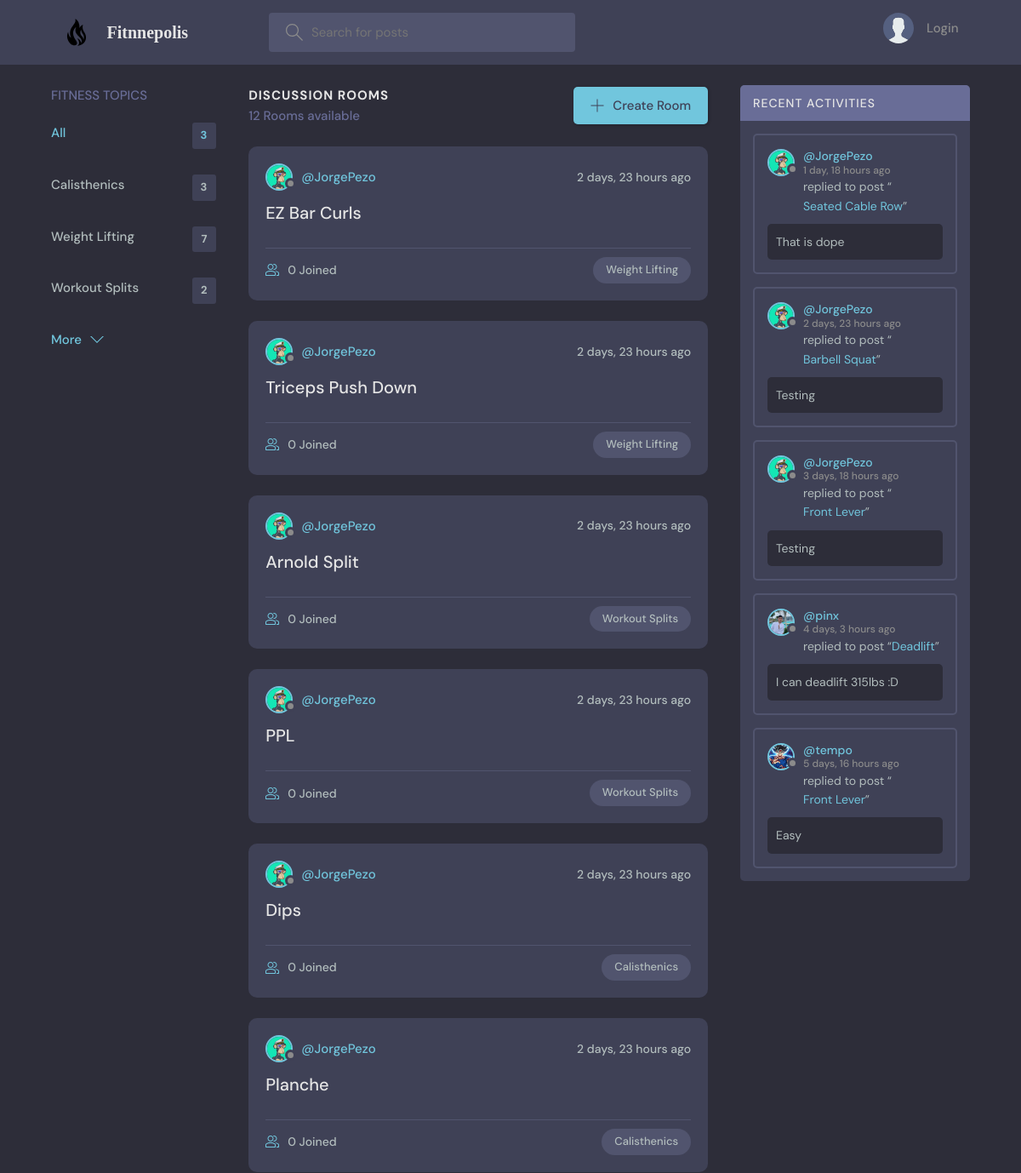
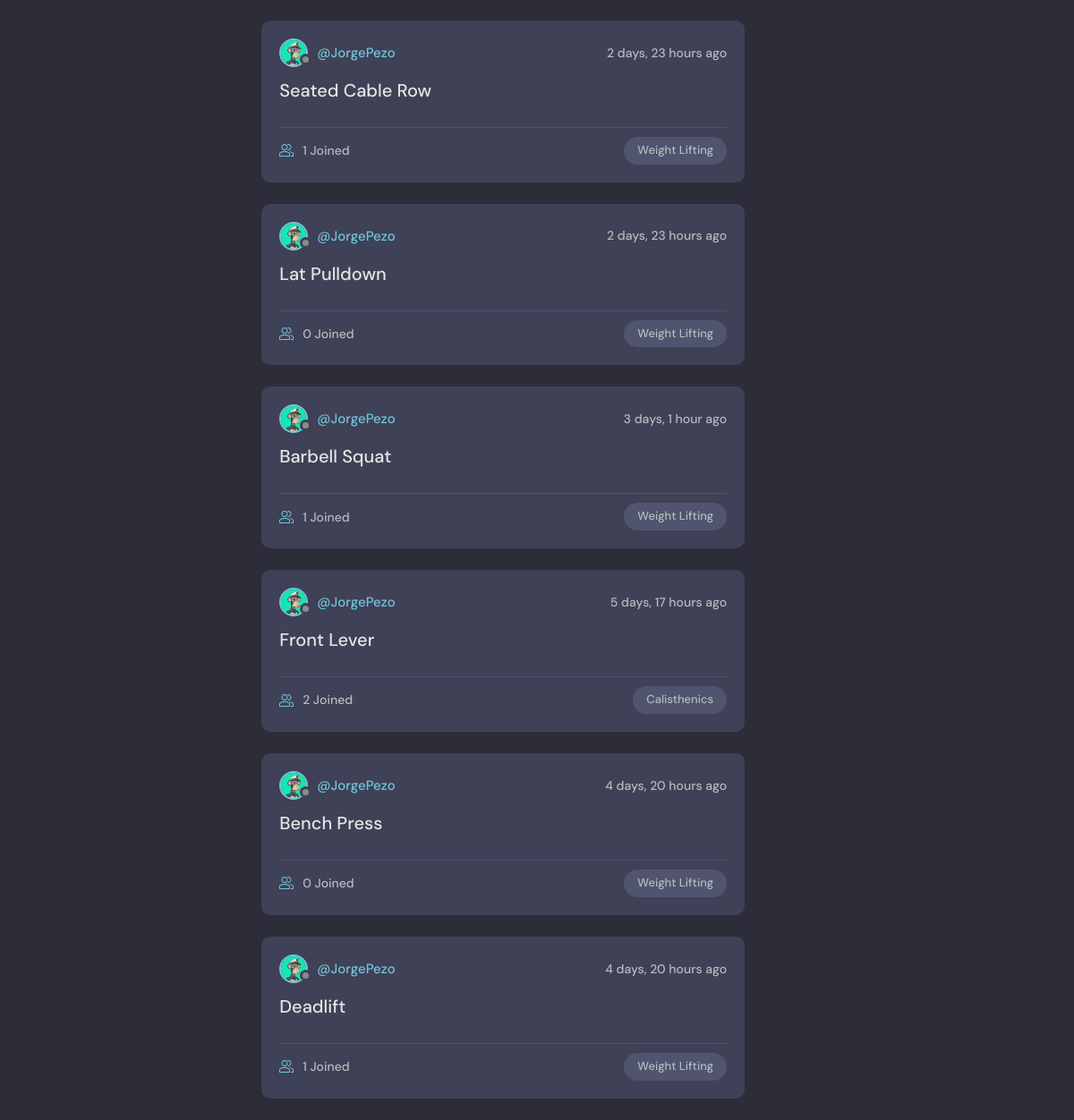
The page / on the database its author committed (2 pictures, top to bottom).
### playground/models.py (models this page shows, shortened)
class Topic(models.Model):
    name = models.CharField(max_length=200)

class Room(models.Model):
    host = models.ForeignKey(User, on_delete=models.SET_NULL, null=True)
    topic = models.ForeignKey(Topic, on_delete=models.SET_NULL, null=True)
    name = models.CharField(max_length=200)
    description = models.TextField(null=True, blank=True)
    participants = models.ManyToManyField(User, related_name='participants', blank=True)
    url = EmbedVideoField(null=True)
    updated = models.DateTimeField(auto_now=True)
    created = models.DateTimeField(auto_now_add=True)
    image = models.ImageField(null=True, upload_to='media')
    class Meta:
        ordering = ['-updated', '-created']

class User(AbstractUser):
    name = models.CharField(max_length=200, null=True)
    email = models.EmailField(unique=True, null=True)
    bio = models.TextField(null=True)
    avatar = models.ImageField(null=True, default="avatar.svg")
    USERNAME_FIELD = 'email'
    REQUIRED_FIELDS = []

class Message(models.Model):
    user = models.ForeignKey(User, on_delete=models.CASCADE)
    room = models.ForeignKey(Room, on_delete=models.CASCADE)
    body = models.TextField()
    updated = models.DateTimeField(auto_now=True)
    created = models.DateTimeField(auto_now_add=True)
    class Meta:
        ordering = ['-updated', '-created']

### playground/views.py (the view)
# urls.py: path('', views.home, name="home"),
def home(request):
    q = request.GET.get('q') if request.GET.get('q') != None else ''
    rooms = Room.objects.filter(
        Q(topic__name__icontains=q) |
        Q(name__icontains=q) |
        Q(description__icontains=q)
    )
    topics = Topic.objects.all()[0:5]
    room_count = rooms.count()
    room_messages = Message.objects.filter(Q(room__topic__name__icontains=q))
    context = {'rooms': rooms, 'topics': topics, 'room_count': room_count, 'room_messages': room_messages}
    return render(request, 'playground/home.html', context)

### playground/templates/playground/home.html (shortened to what this page needs)
{% extends 'main.html' %}
{% block content %}
<main class="layout layout--3">
  <div class="container">
    {% include 'playground/topic_components.html' %}
    <div class="roomList">
      <div class="roomList__header">
        <div>
          <h2><strong>Discussion Rooms</strong></h2>
          <p>{{room_count}} Rooms available</p>
        </div>
        <a class="btn btn--main" href="{% url 'create-room' %}">
          <svg version="1.1" xmlns="http://www.w3.org/2000/svg" width="32" height="32" viewBox="0 0 32 32">
            <title>add</title>
            <path
              d="M16.943 0.943h-1.885v14.115h-14.115v1.885h14.115v14.115h1.885v-14.115h14.115v-1.885h-14.115v-14.115z"
            ></path>
          </svg>
          Create Room
        </a>
      </div>
      {% include 'playground/feed_components.html' %}
      </div>
    {% include 'playground/activity_component.html' %}
  </div>
</main>
{% endblock %}

### playground/templates/playground/topic_components.html
<div class="topics">
      <div class="topics__header">
        <h2>Fitness Topics</h2>
      </div>
      <ul class="topics__list">
        <li>
          <a href="{% url 'home' %}" class="active">All <span>{{topics.count}}</span></a>
        </li>
          {% for topic in topics %}
        <li>
          <a href="{% url 'home' %}?q={{topic.name}}">{{topic.name}}<span>{{topic.room_set.all.count}}</span></a>
        </li>
          {% endfor %}
      </ul>
      <a class="btn btn--link" href="{% url 'topics' %}">
        More
        <svg version="1.1" xmlns="http://www.w3.org/2000/svg" width="32" height="32" viewBox="0 0 32 32">
          <title>chevron-down</title>
          <path d="M16 21l-13-13h-3l16 16 16-16h-3l-13 13z"></path>
        </svg>
      </a>
    </div>

### playground/templates/playground/feed_components.html (shortened to what this page needs)
{% for room in rooms %}
{% load static %}
<div class="roomListRoom">
        <div class="roomListRoom__header">
          <a href="{% url 'user-profile' room.host.id %}" class="roomListRoom__author">
            <div class="avatar avatar--small">
              <img src="{{room.host.avatar.url}}" />
            </div>
            <span>@{{room.host.username}}</span>
          </a>
          <div class="roomListRoom__actions">
            <span>{{room.created|timesince}} ago</span>
          </div>
        </div>
        <div class="roomListRoom__content">
          <a href="{% url 'room' room.id %}">{{room.name}}</a>
        </div>
        <div class="roomListRoom__meta">
          <a href="{% url 'room' room.id %}" class="roomListRoom__joined">
            {{room.participants.all.count}} Joined
          </a>
          <p class="roomListRoom__topic">{{room.topic.name}}</p>
        </div>
      </div>
{% endfor %}

### playground/templates/playground/activity_component.html (shortened to what this page needs)
<div class="activities">
      <div class="activities__header">
        <h2>Recent Activities</h2>
      </div>
    {% for message in room_messages %}
      <div class="activities__box">
        <div class="activities__boxHeader roomListRoom__header">
          <a href="{% url 'user-profile' message.user.id %}" class="roomListRoom__author">
            <div class="avatar avatar--small">
              <img src="{{message.user.avatar.url}}" />
            </div>
            <p>
              @{{message.user.username}}
              <span>{{message.created|timesince}} ago</span>
            </p>
          </a>
        </div>
        <div class="activities__boxContent">
          <p>replied to post “<a href="{% url 'room' message.room.id %}">{{message.room.name}}</a>”</p>
          <div class="activities__boxRoomContent">
            {{message.body}}
          </div>
        </div>
      </div>
    {% endfor %}
</div>

### rows shown on the page
Topic: name "Calisthenics", room_set.all.count "3"
Topic: name "Weight Lifting", room_set.all.count "7"
Topic: name "Workout Splits", room_set.all.count "2"
Room: host.avatar (picture), host.username "JorgePezo", created "2 days, 23 hours", name "EZ Bar Curls", participants.all.count "0", topic.name "Weight Lifting"
Room: host.avatar (picture), host.username "JorgePezo", created "2 days, 23 hours", name "Triceps Push Down", participants.all.count "0", topic.name "Weight Lifting"
Room: host.avatar (picture), host.username "JorgePezo", created "2 days, 23 hours", name "Arnold Split", participants.all.count "0", topic.name "Workout Splits"
Room: host.avatar (picture), host.username "JorgePezo", created "2 days, 23 hours", name "PPL", participants.all.count "0", topic.name "Workout Splits"
Room: host.avatar (picture), host.username "JorgePezo", created "2 days, 23 hours", name "Dips", participants.all.count "0", topic.name "Calisthenics"
Room: host.avatar (picture), host.username "JorgePezo", created "2 days, 23 hours", name "Planche", participants.all.count "0", topic.name "Calisthenics"
Room: host.avatar (picture), host.username "JorgePezo", created "2 days, 23 hours", name "Seated Cable Row", participants.all.count "1", topic.name "Weight Lifting"
Room: host.avatar (picture), host.username "JorgePezo", created "2 days, 23 hours", name "Lat Pulldown", participants.all.count "0", topic.name "Weight Lifting"
Room: host.avatar (picture), host.username "JorgePezo", created "3 days, 1 hour", name "Barbell Squat", participants.all.count "1", topic.name "Weight Lifting"
Room: host.avatar (picture), host.username "JorgePezo", created "5 days, 17 hours", name "Front Lever", participants.all.count "2", topic.name "Calisthenics"
Room: host.avatar (picture), host.username "JorgePezo", created "4 days, 20 hours", name "Bench Press", participants.all.count "0", topic.name "Weight Lifting"
Room: host.avatar (picture), host.username "JorgePezo", created "4 days, 20 hours", name "Deadlift", participants.all.count "1", topic.name "Weight Lifting"
Message: user.avatar (picture), user.username "JorgePezo", created "1 day, 18 hours", room.name "Seated Cable Row", body "That is dope"
Message: user.avatar (picture), user.username "JorgePezo", created "2 days, 23 hours", room.name "Barbell Squat", body "Testing"
Message: user.avatar (picture), user.username "JorgePezo", created "3 days, 18 hours", room.name "Front Lever", body "Testing"
Message: user.avatar (picture), user.username "pinx", created "4 days, 3 hours", room.name "Deadlift", body "I can deadlift 315lbs :D"
Message: user.avatar (placeholder picture), user.username "tempo", created "5 days, 16 hours", room.name "Front Lever", body "Easy"

### other values the page prints
{{ topics.count }} "3"
{{ room_count }} "12"
